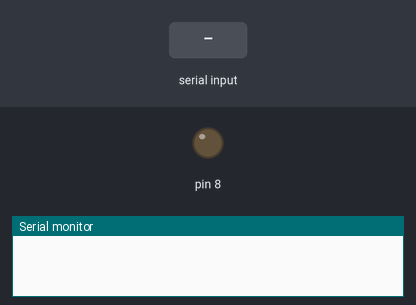
Recording of a sketch running on a simulated Arduino Uno, built with avr-gcc and run on an emulated ATmega328P. Parts: output pins drawn as LEDs (lit = HIGH), the last lines printed to the serial monitor. The test bench sets the inputs (shaded band).

Above: at 1.2 s.
1.3 s: byte 1 (1) received over Serial
At 1.7 s:
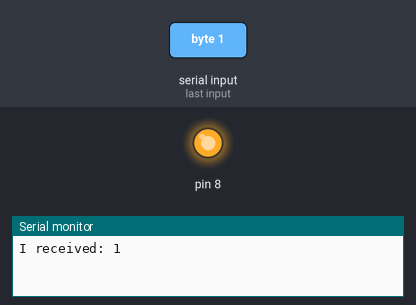
2.8 s: "1" received over Serial
At 4.0 s:
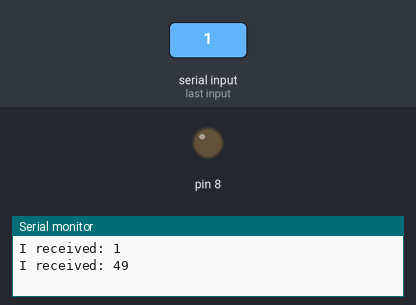
Timing chart, 0 to 5.8 s (numbered marks = the images above; inputs shaded):
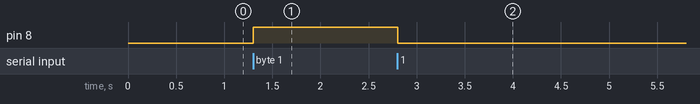

Measured:
- after the input at 1.3 s, pin 8: LOW → HIGH at once
- after the input at 2.8 s, pin 8: HIGH → LOW at once

The sketch:

diode_blink_R.ino
```cpp
void setup() {
Serial.begin(9600);
pinMode(8,OUTPUT);
}

int buttonstate = 0;

void loop() {
if (Serial.available() > 0) {

  buttonstate = Serial.read();

  Serial.print("I received: ");
  Serial.println(buttonstate, DEC);
}

if (buttonstate == 1) {
  digitalWrite(8, HIGH);
}
else {
  digitalWrite(8, LOW);
  }
}
```
